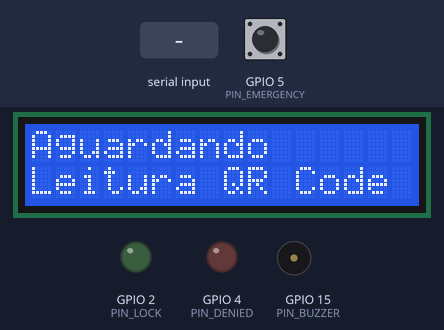
A sketch run on a simulated ESP32. Parts: 16×2 character LCD, output pins drawn as LEDs (lit = HIGH), buzzer (waves = sounding). The inputs (shaded band) are chosen by the test bench; at power-on: GPIO 5 (PIN_EMERGENCY) HIGH. WiFi joins after 1.5 s; servers stay silent unless stated; uploads are accepted with an empty reply; what the sketch prints to the serial monitor is not drawn.

Above: at 3.2 s.
3.3 s: "GRANTED\n" received over Serial
At 4.2 s:
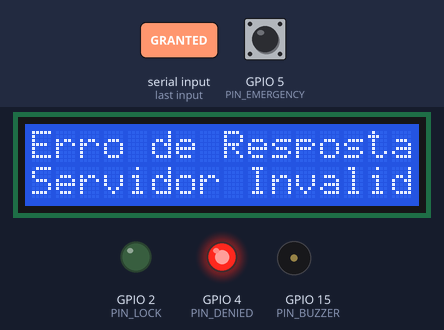
6.3 s: GPIO 5 (PIN_EMERGENCY) pulled LOW for 3.2 s
At 7.5 s:
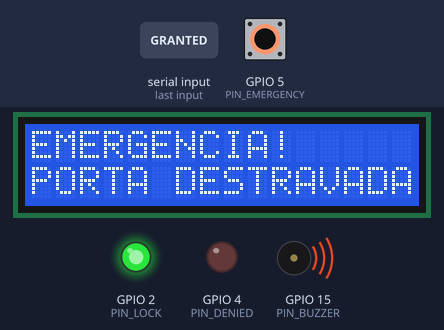
11.0 s: "-\n" received over Serial
At 11.13 s:
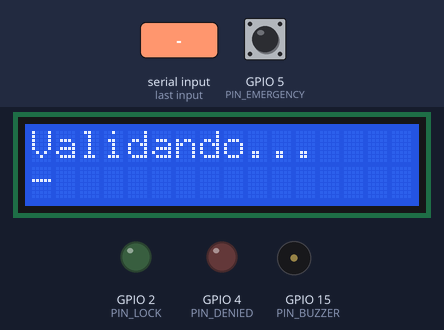
12.7 s: "_\n" received over Serial
At 14.41 s:
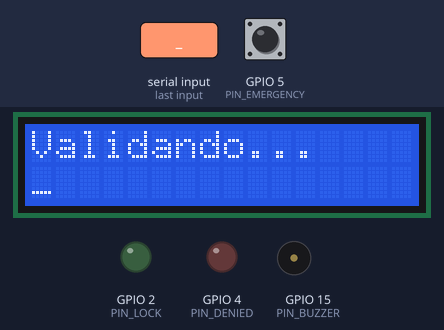
15.7 s: GPIO 5 (PIN_EMERGENCY) pulled LOW for 0.15 s
At 15.84 s:
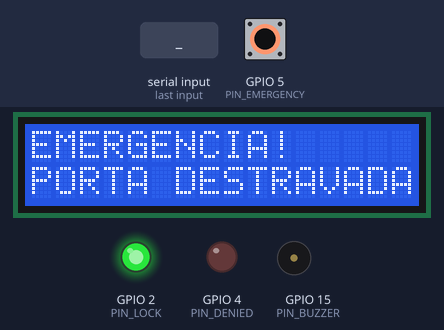
Timing chart, 0 to 18.4 s (numbered marks = the images above; inputs shaded):
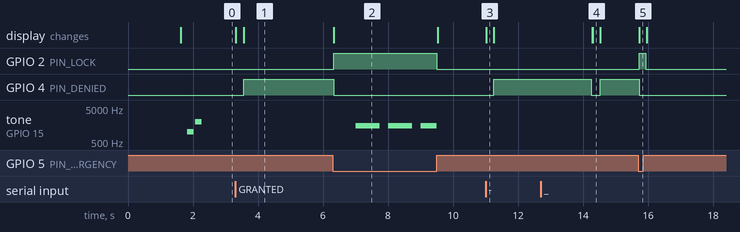

Measured:
- after the input at 3.3 s, GPIO 4 (PIN_DENIED): LOW → HIGH after 0.26 s; the display: first changes at once (image 1 shows a later state)
- after the input at 6.3 s, GPIO 2 (PIN_LOCK): LOW → HIGH at once, → LOW 3.2 s later; tone on GPIO 15 (PIN_BUZZER): goes 1500 Hz 0.75 s, silent 0.25 s, 1500 Hz 0.75 s, silent 0.25 s, 1500 Hz 0.50 s, then silent, starting after 0.70 s; the display: changes at once (image 2)
- after the input at 11.0 s, GPIO 4 (PIN_DENIED): LOW → HIGH after 0.25 s; the display: changes at once (image 3)
- after the input at 12.7 s, the display: first differs from a run without the input after 1.6 s (image 4)
- after the input at 15.7 s, GPIO 2 (PIN_LOCK): LOW → HIGH at once, → LOW 0.20 s later; GPIO 4 (PIN_DENIED): HIGH → LOW after 0.03 s instead of 1.8 s; the display: changes at once (image 5)

The sketch:

SmartCondo.ino
```cpp
#include <WiFi.h>
#include <HTTPClient.h>
#include <LiquidCrystal_I2C.h>
#include <ArduinoJson.h>

// Configurações de Rede (Wokwi usa rede virtual "Wokwi-GUEST")
const char* ssid = "Wokwi-GUEST";
const char* password = "";

// URL do Backend
const char* backendValidateUrl = "http://192.168.18.14:3000/api/tokens/validate";
const char* backendPingUrl     = "http://192.168.18.14:3000/api/hardware/ping";
const char* backendEmergUrl    = "http://192.168.18.14:3000/api/hardware/emergency";

// Pinos de Hardware
#define PIN_LOCK       2  // LED Verde / Eletroímã
#define PIN_DENIED     4  // LED Vermelho
#define PIN_BUZZER     15 // Alarme Sonoro
#define PIN_EMERGENCY  5  // Botão de Emergência

// Display LCD I2C (Endereço 0x27)
LiquidCrystal_I2C lcd(0x27, 16, 2);

// Estados da FSM
enum SystemState {
  STATE_IDLE,
  STATE_VALIDATING,
  STATE_GRANTED,
  STATE_DENIED,
  STATE_EMERGENCY
};

SystemState currentState = STATE_IDLE;
unsigned long stateTimer = 0;
const unsigned long GRANTED_DURATION = 5000; // Porta aberta por 5s
const unsigned long DENIED_DURATION = 3000;  // Aviso de negado por 3s

// Sprint 2: Telemetria (Ping)
unsigned long lastPingTimer = 0;
const unsigned long PING_INTERVAL = 180000; // 3 minutos

// Sprint 2: Emergência
bool emergencyReported = false;

// Sprint 2: Tokens Mestres Offline
const String MASTER_TOKENS[] = {"MASTER-1234", "MASTER-9999", "SINDICO-ABC"};
const int NUM_MASTER_TOKENS = 3;

void setup() {
  Serial.begin(115200);

  pinMode(PIN_LOCK, OUTPUT);
  pinMode(PIN_DENIED, OUTPUT);
  pinMode(PIN_BUZZER, OUTPUT);
  pinMode(PIN_EMERGENCY, INPUT_PULLUP);

  digitalWrite(PIN_LOCK, LOW);
  digitalWrite(PIN_DENIED, LOW);
  digitalWrite(PIN_BUZZER, LOW);

  lcd.init();
  lcd.backlight();
  updateDisplay("SmartCondo", "Iniciando...");

  WiFi.begin(ssid, password);
  Serial.print("Conectando WiFi");
  int attempts = 0;
  while (WiFi.status() != WL_CONNECTED && attempts < 10) { // Timeout de 5s para não travar 100%
    delay(500);
    Serial.print(".");
    attempts++;
  }

  if (WiFi.status() == WL_CONNECTED) {
    Serial.println("\nWiFi Conectado!");
    updateDisplay("Aguardando", "Leitura QR Code");
    sendPing(); // Envia o primeiro ping de boot
  } else {
    Serial.println("\nFalha no WiFi. Iniciando OFFLINE.");
    updateDisplay("MODO OFFLINE", "Apenas Mestres");
  }

  tone(PIN_BUZZER, 1000, 200); delay(250); tone(PIN_BUZZER, 2000, 200);
}

void loop() {
  // 1. Checa Emergência imediatamente (maior prioridade)
  if (digitalRead(PIN_EMERGENCY) == LOW) {
    if (currentState != STATE_EMERGENCY) {
      currentState = STATE_EMERGENCY;
      updateDisplay("EMERGENCIA!", "PORTA DESTRAVADA");
      digitalWrite(PIN_LOCK, HIGH); // Destrava
      digitalWrite(PIN_DENIED, LOW);
      Serial.println("MODO DE EMERGENCIA ATIVADO!");

      // Envia requisição POST avisando do pânico apenas 1x
      if (!emergencyReported && WiFi.status() == WL_CONNECTED) {
        sendPostRequest(backendEmergUrl, "{}");
        emergencyReported = true;
      }
    }
  }

  // Máquina de Estados Não-Bloqueante
  switch (currentState) {

    case STATE_IDLE:
      if (Serial.available() > 0) {
        String token = Serial.readStringUntil('\n');
        token.trim();
        if (token.length() > 0) {
          validateToken(token);
        }
      }

      // Heartbeat Ping (a cada 3 min)
      if (millis() - lastPingTimer >= PING_INTERVAL) {
        lastPingTimer = millis();
        if (WiFi.status() == WL_CONNECTED) {
          sendPing();
        }
      }
      break;

    case STATE_VALIDATING:
      break;

    case STATE_GRANTED:
      if (millis() - stateTimer >= GRANTED_DURATION) {
        digitalWrite(PIN_LOCK, LOW);
        resetToIdle();
      }
      break;

    case STATE_DENIED:
      if (millis() - stateTimer >= DENIED_DURATION) {
        digitalWrite(PIN_DENIED, LOW);
        resetToIdle();
      }
      break;

    case STATE_EMERGENCY:
      if ((millis() / 500) % 2 == 0) {
        tone(PIN_BUZZER, 1500, 250);
      }
      if (digitalRead(PIN_EMERGENCY) == HIGH) {
        noTone(PIN_BUZZER);
        digitalWrite(PIN_LOCK, LOW);
        emergencyReported = false; // Reseta flag para a próxima ocorrência
        Serial.println("Emergencia desativada.");
        resetToIdle();
      }
      break;
  }
}

void resetToIdle() {
  currentState = STATE_IDLE;
  if (WiFi.status() == WL_CONNECTED) {
    updateDisplay("Aguardando", "Leitura QR Code");
  } else {
    updateDisplay("MODO OFFLINE", "Apenas Mestres");
  }
}

void validateToken(String rawToken) {
  // Higieniza o token removendo quebras de linha (\r, \n), caracteres de controle e códigos ANSI
  String token = "";
  for (unsigned int i = 0; i < rawToken.length(); i++) {
    char c = rawToken.charAt(i);
    if (isalnum(c) || c == '-' || c == '_') {
      token += c;
    }
  }
  token.trim();

  if (token.length() == 0) {
    Serial.println("Aviso: Entrada vazia ignorada.");
    return;
  }

  Serial.println("Validando Token: [" + token + "]");
  currentState = STATE_VALIDATING;
  updateDisplay("Validando...", token.substring(0, 16));

  if (WiFi.status() == WL_CONNECTED) {
    // Validação ONLINE
    StaticJsonDocument<256> doc;
    doc["token"] = token;
    String requestBody;
    serializeJson(doc, requestBody);

    HTTPClient http;
    http.begin(backendValidateUrl);
    http.addHeader("Content-Type", "application/json");

    int httpResponseCode = http.POST(requestBody);

    if (httpResponseCode > 0) {
      String response = http.getString();
      StaticJsonDocument<512> responseDoc;
      DeserializationError err = deserializeJson(responseDoc, response);

      if (!err && responseDoc.containsKey("status")) {
        String status = responseDoc["status"].as<String>();

        if (status == "GRANTED") {
          String apto = responseDoc.containsKey("apartment") ? responseDoc["apartment"].as<String>() : "OK";
          String msg = responseDoc.containsKey("message") ? responseDoc["message"].as<String>() : "Liberado";
          updateDisplay("ACESSO LIBERADO", apto);
          digitalWrite(PIN_LOCK, HIGH);
          tone(PIN_BUZZER, 2000, 300);
          currentState = STATE_GRANTED;
          stateTimer = millis();
          Serial.println("Acesso Liberado: " + msg + " (Apto " + apto + ")");
        } else {
          String msg = responseDoc.containsKey("message") ? responseDoc["message"].as<String>() : "Recusado";
          updateDisplay("ACESSO NEGADO", msg.substring(0, 16));
          digitalWrite(PIN_DENIED, HIGH);
          tone(PIN_BUZZER, 500, 1000);
          currentState = STATE_DENIED;
          stateTimer = millis();
          Serial.println("Acesso Negado: " + msg);
        }
      } else {
        Serial.print("Erro ao interpretar resposta do servidor: ");
        Serial.println(err ? err.c_str() : "JSON sem campo status");
        Serial.println("Corpo recebido: " + response);
        updateDisplay("Erro de Resposta", "Servidor Invalido");
        digitalWrite(PIN_DENIED, HIGH);
        currentState = STATE_DENIED;
        stateTimer = millis();
      }
    } else {
      Serial.print("Erro HTTP: ");
      Serial.println(httpResponseCode);
      updateDisplay("Erro de Rede", "Tente Novamente");
      digitalWrite(PIN_DENIED, HIGH);
      currentState = STATE_DENIED;
      stateTimer = millis();
    }
    http.end();
  } else {
    // Validação OFFLINE (Fallback)
    bool isMaster = false;
    for (int i = 0; i < NUM_MASTER_TOKENS; i++) {
      if (token == MASTER_TOKENS[i]) {
        isMaster = true;
        break;
      }
    }

    if (isMaster) {
      updateDisplay("OFFLINE ACESSO", "Master Local");
      digitalWrite(PIN_LOCK, HIGH);
      tone(PIN_BUZZER, 2000, 300);
      currentState = STATE_GRANTED;
      stateTimer = millis();
      Serial.println("Acesso Mestre Local Liberado!");
    } else {
      updateDisplay("OFFLINE NEGADO", "Token Invalido");
      digitalWrite(PIN_DENIED, HIGH);
      tone(PIN_BUZZER, 500, 1000);
      currentState = STATE_DENIED;
      stateTimer = millis();
      Serial.println("Acesso Local Negado.");
    }
  }
}

void sendPing() {
  Serial.println("Enviando Heartbeat (Ping)...");
  sendPostRequest(backendPingUrl, "{\"status\":\"ONLINE\"}");
}

// Função utilitária para envios rápidos que não esperam retorno longo
void sendPostRequest(const char* url, String payload) {
  HTTPClient http;
  http.begin(url);
  http.addHeader("Content-Type", "application/json");
  int code = http.POST(payload);
  http.end();
}

void updateDisplay(String line1, String line2) {
  lcd.clear();
  lcd.setCursor(0, 0);
  lcd.print(line1);
  lcd.setCursor(0, 1);
  lcd.print(line2);
}

// FORCE COMPILE: BREAK CACHE
```
